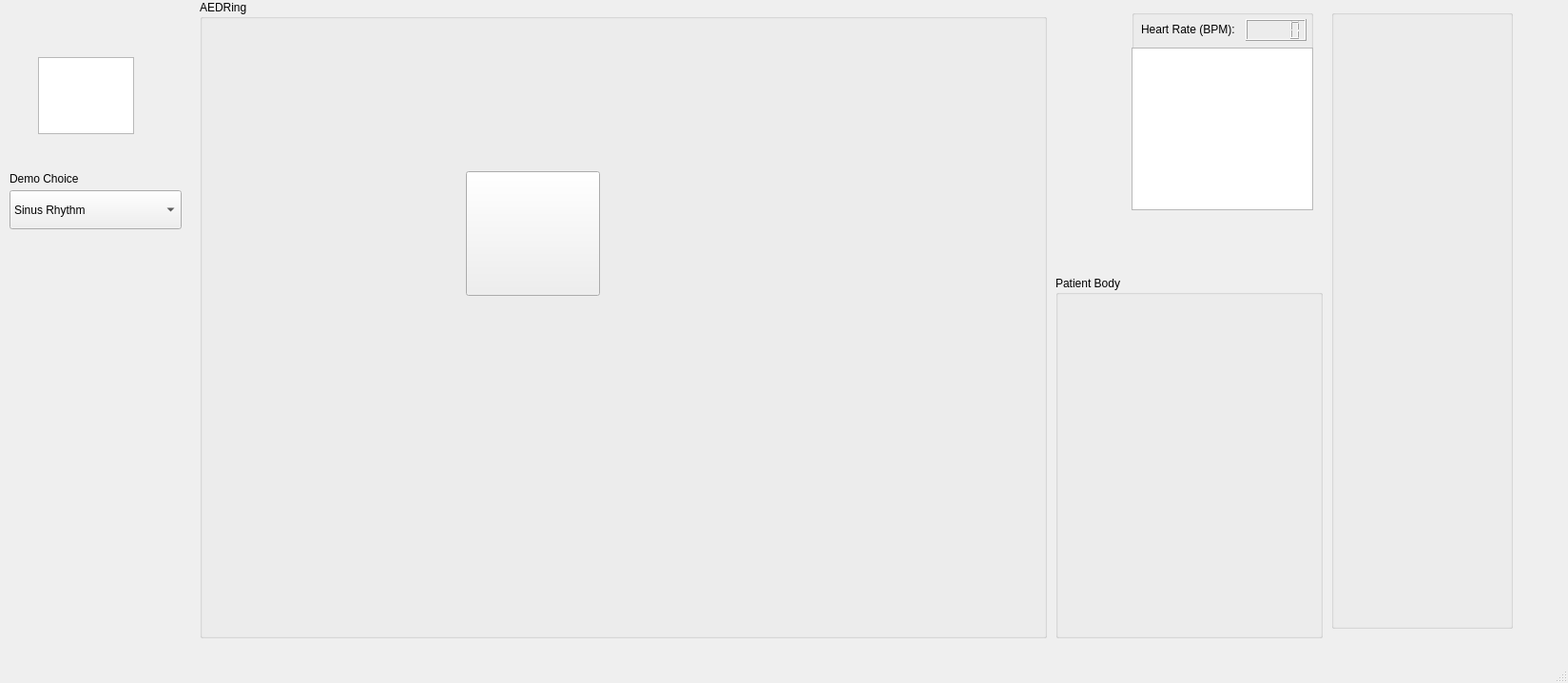
<?xml version="1.0" encoding="UTF-8"?>
<ui version="4.0">
 <class>MainWindow</class>
 <widget class="QMainWindow" name="MainWindow">
  <property name="geometry">
   <rect>
    <x>0</x>
    <y>0</y>
    <width>1649</width>
    <height>718</height>
   </rect>
  </property>
  <property name="windowTitle">
   <string>MainWindow</string>
  </property>
  <widget class="QWidget" name="centralwidget">
   <widget class="QGroupBox" name="outputTextGroupBox">
    <property name="geometry">
     <rect>
      <x>1400</x>
      <y>10</y>
      <width>191</width>
      <height>651</height>
     </rect>
    </property>
    <property name="title">
     <string/>
    </property>
   </widget>
   <widget class="QGroupBox" name="AEDRingView">
    <property name="geometry">
     <rect>
      <x>210</x>
      <y>0</y>
      <width>891</width>
      <height>671</height>
     </rect>
    </property>
    <property name="title">
     <string>AEDRing</string>
    </property>
    <widget class="QPushButton" name="powerButton">
     <property name="geometry">
      <rect>
       <x>280</x>
       <y>180</y>
       <width>141</width>
       <height>131</height>
      </rect>
     </property>
    </widget>
   </widget>
   <widget class="QGroupBox" name="patientBodyBox">
    <property name="geometry">
     <rect>
      <x>1110</x>
      <y>290</y>
      <width>281</width>
      <height>381</height>
     </rect>
    </property>
    <property name="title">
     <string>Patient Body</string>
    </property>
   </widget>
   <widget class="QGraphicsView" name="BatteryView">
    <property name="geometry">
     <rect>
      <x>40</x>
      <y>60</y>
      <width>101</width>
      <height>81</height>
     </rect>
    </property>
   </widget>
   <widget class="QGroupBox" name="groupBox">
    <property name="geometry">
     <rect>
      <x>1190</x>
      <y>10</y>
      <width>191</width>
      <height>211</height>
     </rect>
    </property>
    <property name="title">
     <string/>
    </property>
    <widget class="QGraphicsView" name="HeartRateView">
     <property name="geometry">
      <rect>
       <x>0</x>
       <y>40</y>
       <width>191</width>
       <height>171</height>
      </rect>
     </property>
    </widget>
    <widget class="QLCDNumber" name="bpmNumber">
     <property name="geometry">
      <rect>
       <x>120</x>
       <y>10</y>
       <width>64</width>
       <height>23</height>
      </rect>
     </property>
    </widget>
    <widget class="QLabel" name="label">
     <property name="geometry">
      <rect>
       <x>10</x>
       <y>10</y>
       <width>101</width>
       <height>21</height>
      </rect>
     </property>
     <property name="text">
      <string>Heart Rate (BPM):</string>
     </property>
    </widget>
   </widget>
   <widget class="QComboBox" name="comboBox">
    <property name="geometry">
     <rect>
      <x>10</x>
      <y>200</y>
      <width>181</width>
      <height>41</height>
     </rect>
    </property>
    <item>
     <property name="text">
      <string>Sinus Rhythm</string>
     </property>
    </item>
    <item>
     <property name="text">
      <string>Asystole</string>
     </property>
    </item>
    <item>
     <property name="text">
      <string>Ventricular Fibrillation</string>
     </property>
    </item>
    <item>
     <property name="text">
      <string>Ventricular Tachycardia</string>
     </property>
    </item>
   </widget>
   <widget class="QLabel" name="label_2">
    <property name="geometry">
     <rect>
      <x>10</x>
      <y>180</y>
      <width>81</width>
      <height>16</height>
     </rect>
    </property>
    <property name="text">
     <string>Demo Choice</string>
    </property>
   </widget>
   <zorder>groupBox</zorder>
   <zorder>BatteryView</zorder>
   <zorder>AEDRingView</zorder>
   <zorder>outputTextGroupBox</zorder>
   <zorder>patientBodyBox</zorder>
   <zorder>comboBox</zorder>
   <zorder>label_2</zorder>
  </widget>
  <widget class="QMenuBar" name="menubar">
   <property name="geometry">
    <rect>
     <x>0</x>
     <y>0</y>
     <width>1649</width>
     <height>21</height>
    </rect>
   </property>
  </widget>
  <widget class="QStatusBar" name="statusbar"/>
 </widget>
 <resources/>
 <connections/>
</ui>
